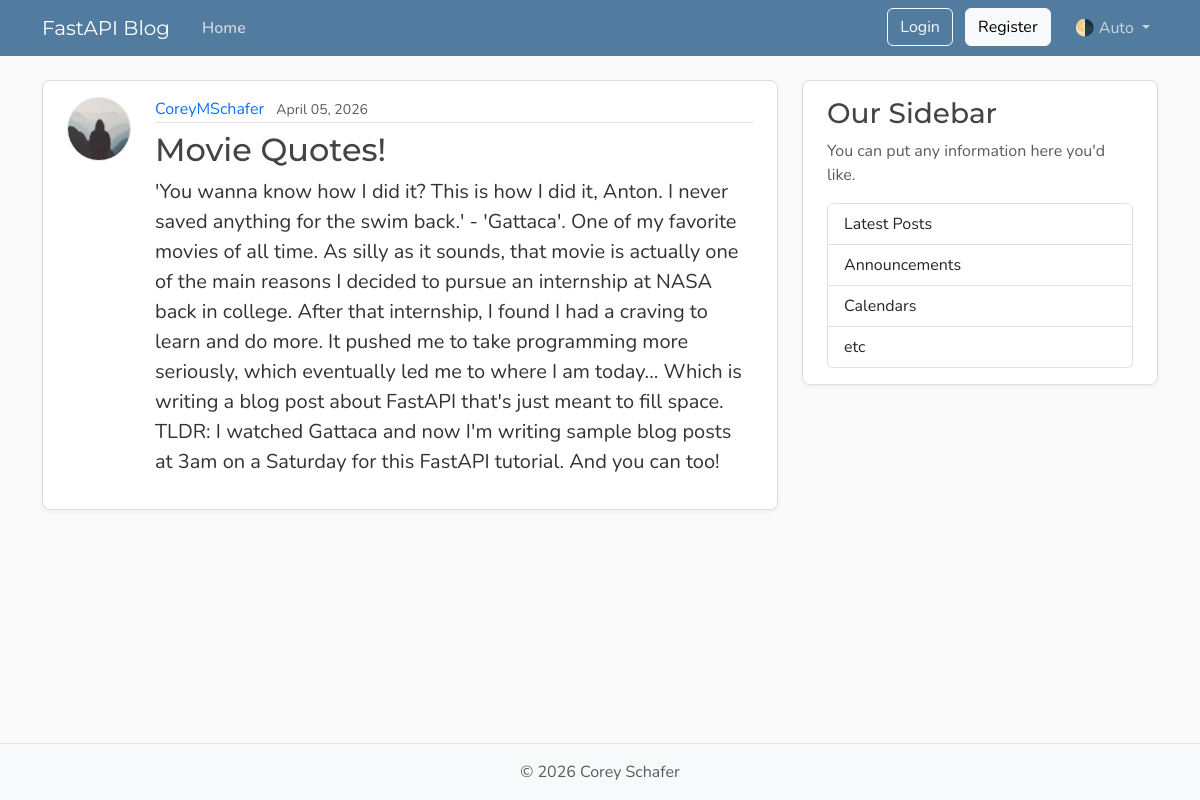
The app's page /posts/2, older data.
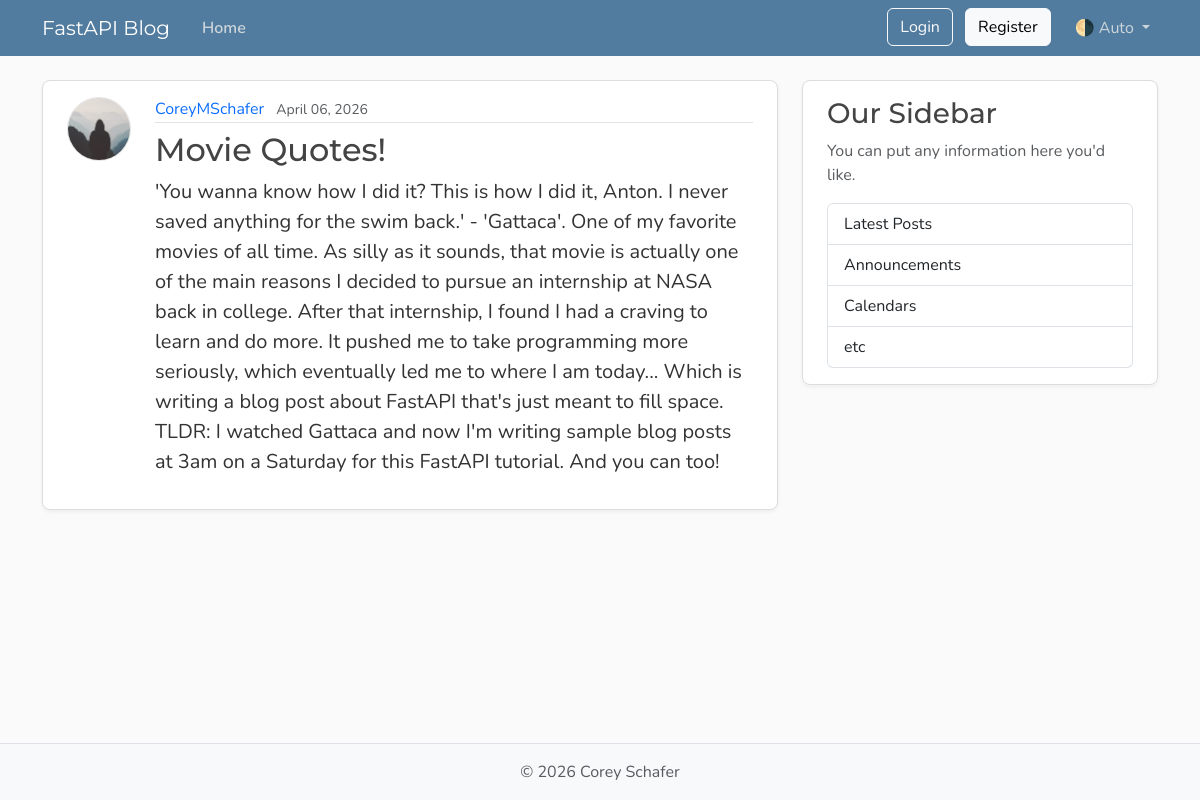
The same page, newer data.
### models.py (models this page shows, shortened)
class User(Base):
    __tablename__ = "users"
    id: Mapped[int] = mapped_column(Integer, primary_key=True, index=True)
    username: Mapped[str] = mapped_column(String(50), unique=True, nullable=False)
    email: Mapped[str] = mapped_column(String(120), unique=True, nullable=False)
    password_hash: Mapped[str] = mapped_column(String(200), nullable=False)
    image_file: Mapped[str | None] = mapped_column(
        String(200),
        nullable=True,
        default=None,
    )
    posts: Mapped[list[Post]] = relationship(
        back_populates="author",
        cascade="all, delete-orphan",
    )
    reset_tokens: Mapped[list[PasswordResetToken]] = relationship(
        back_populates="user",
        cascade="all, delete-orphan",
    )

class Post(Base):
    __tablename__ = "posts"
    id: Mapped[int] = mapped_column(Integer, primary_key=True, index=True)
    title: Mapped[str] = mapped_column(String(100), nullable=False)
    content: Mapped[str] = mapped_column(Text, nullable=False)
    user_id: Mapped[int] = mapped_column(
        ForeignKey("users.id"),
        nullable=False,
        index=True,
    )
    date_posted: Mapped[datetime] = mapped_column(
        DateTime(timezone=True),
        default=lambda: datetime.now(UTC),
    )
    author: Mapped[User] = relationship(back_populates="posts")

### main.py (the view)
@app.get("/posts/{post_id}", include_in_schema=False)
async def post_page(
    request: Request,
    post_id: int,
    db: Annotated[AsyncSession, Depends(get_db)],
):
    result = await db.execute(
        select(models.Post)
        .options(selectinload(models.Post.author))
        .where(models.Post.id == post_id),
    )
    post = result.scalars().first()
    if post:
        title = post.title[:50]
        return templates.TemplateResponse(
            request,
            "post.html",
            {"post": post, "title": title},
        )
    raise HTTPException(status_code=status.HTTP_404_NOT_FOUND, detail="Post not found")

### templates/post.html (shortened to what this page needs)
{% extends "layout.html" %}
{% block content %}
<article class="content-section py-3 px-4 mb-4">
  <div class="d-flex align-items-start gap-4">
    <img class="rounded-circle article-img flex-shrink-0" src="{{ post.author.image_path }}"
      alt="{{ post.author.username }}'s profile picture" width="64" height="64" loading="lazy">
    <div class="flex-grow-1">
      <div class="article-metadata mb-2">
        <a class="me-2" href="{{ url_for('user_posts', user_id=post.author.id) }}">{{ post.author.username }}</a>
        <small class="text-body-secondary">{{ post.date_posted.strftime("%B %d, %Y") }}</small>
      </div>
      <h2 class="article-title">{{ post.title }}</h2>
      <p class="article-content">{{ post.content }}</p>
    </div>
  </div>
</article>
{% endblock content %}

### templates/layout.html (shortened to what this page needs)
<!DOCTYPE html>
<html lang="en">
<head>
  <link href="https://cdn.jsdelivr.net/npm/bootstrap@5.3.8/dist/css/bootstrap.min.css" rel="stylesheet"
>
  <link rel="stylesheet" type="text/css" href="{{ url_for('static', path='css/main.css') }}">
</head>
<body class="d-flex flex-column min-vh-100">
  <header class="site-header">
    <nav class="navbar navbar-expand-md bg-steel fixed-top" data-bs-theme="dark">
      <div class="container">
        <a class="navbar-brand me-4" href="{{ url_for('home') }}">FastAPI Blog</a>
        <div class="collapse navbar-collapse" id="navbarToggle">
          <div class="navbar-nav me-auto">
            <a class="nav-link active" aria-current="page" href="{{ url_for('home') }}">Home</a>
          </div>
          <div class="navbar-nav">
            <div id="loggedOutNav">
              <a class="btn btn-outline-light mb-2 mb-md-0 me-md-2" href="{{ url_for('login_page') }}">Login</a>
              <a class="btn btn-light mb-2 mb-md-0 me-md-3" href="{{ url_for('register_page') }}">Register</a>
            </div>
            <div class="nav-item dropdown">
              <a class="nav-link dropdown-toggle" href="#" role="button" id="bd-theme" data-bs-toggle="dropdown"
                aria-expanded="false">
                <span id="bd-theme-text">🌗 Auto</span>
              </a>
            </div>
          </div>
        </div>
      </div>
    </nav>
  </header>
  <main role="main" class="container">
    <div class="row">
      <div class="col-md-8">
        {% block content %}
        {% endblock content %}
      </div>
      <aside class="col-md-4">
        <div class="content-section py-3 px-4 mb-4">
          <h3>Our Sidebar</h3>
          <p class="text-body-secondary">You can put any information here you'd like.</p>
          <ul class="list-group">
            <li class="list-group-item">Latest Posts</li>
            <li class="list-group-item">Announcements</li>
            <li class="list-group-item">Calendars</li>
            <li class="list-group-item">etc</li>
          </ul>
        </div>
      </aside>
    </div>
  </main>
  <footer class="mt-auto py-3 bg-body-tertiary border-top">
    <div class="container text-center">
      <p class="text-body-secondary mb-0">
        © <span id="year"></span> Corey Schafer
      </p>
    </div>
  </footer>
</body>
</html>

### static/css/main.css (style rules this page uses)
:root { --font-heading: "Montserrat", system-ui, -apple-system, BlinkMacSystemFont, sans-serif; --font-body: "Nunito", system-ui, -apple-system, BlinkMacSystemFont, sans-serif; --color-bg-body: #fafafa; --color-bg-content: #ffffff; --color-text-primary: #333333; --color-text-heading: #444444; --color-steel: #527c9f; --color-nav-link: #cbd5db; --color-nav-link-hover: #ffffff; --color-link-hover: #428bca; --color-border: #dddddd; --color-border-light: #e3e3e3; --spacing-xl: 5rem; --article-img-size: 4rem; --account-img-size: 7.813rem; }
body { font-family: var(--font-body); background: var(--color-bg-body); color: var(--color-text-primary); }
main { padding-top: var(--spacing-xl); }
h1, h2, h3, h4, h5, h6 { font-family: var(--font-heading); color: var(--color-text-heading); }
.navbar-brand { font-family: var(--font-heading); }
a { text-decoration: none; }
.bg-steel { background-color: var(--color-steel); }
.site-header .navbar-nav .nav-link { color: var(--color-nav-link); transition: color 0.2s ease-in-out; }
.site-header .navbar-nav .nav-link.active { font-weight: 600; }
.content-section { background: var(--color-bg-content); border: 1px solid var(--color-border); border-radius: 0.5rem; box-shadow: 0 2px 4px rgba(15, 23, 42, 0.05); transition: box-shadow 0.15s ease, transform 0.15s ease, border-color 0.15s ease; }
.article-title { color: var(--color-text-heading); transition: color 0.2s ease-in-out; }
.article-content { white-space: pre-line; font-size: 1.25rem; }
.article-img { height: var(--article-img-size); width: var(--article-img-size); flex-shrink: 0; object-fit: cover; border: 1px solid var(--color-border-light); box-shadow: 0 0 0 2px var(--color-bg-content); }
.article-metadata { padding-bottom: 0.063rem; border-bottom: 1px solid var(--color-border-light); }
.article-metadata a { transition: color 0.2s ease-in-out; }
[data-bs-theme="dark"] { --color-bg-body: #1a1a1a; --color-bg-content: #2d2d2d; --color-text-primary: #e0e0e0; --color-text-heading: #f0f0f0; --color-border: #404040; --color-border-light: #4a4a4a; }

Row changes from the older to the newer data that the page shows:
changed Post "Movie Quotes!": date_posted "April 05, 2026" → "April 06, 2026"
